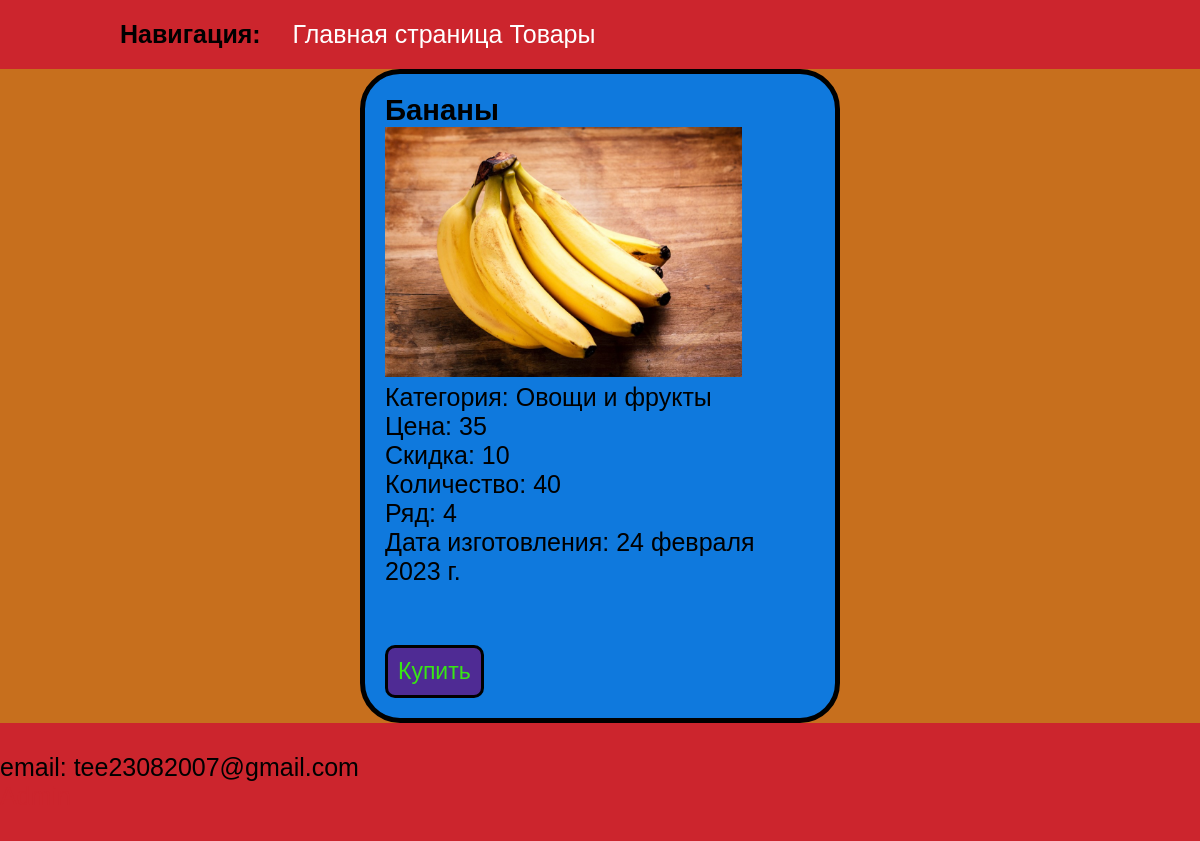
Page /products/10/ on the committed database.
### core/models.py (models this page shows, shortened)
class Product(models.Model):
    name = models.CharField(max_length=50, null=True, unique=True, verbose_name='Наименование')
    category = models.ForeignKey(
        'Category',
        on_delete=models.SET_NULL,
        null=True,
        verbose_name='Категория'
    )
    cash = models.IntegerField(null=False, verbose_name='Цена')
    row = models.IntegerField(null=False, verbose_name='Ряд')
    sale = models.IntegerField(null=True, verbose_name='Скидка')
    cnt = models.IntegerField(null=True, verbose_name='Количество', default=0)
    dater = models.DateField(null=False, verbose_name='Дата изготавления', default='2023-02-08')
    image = models.ImageField(upload_to='', default='static/images/placeholder.png')

class Category(models.Model):
    name = models.CharField(max_length=50, unique=True)
    image = models.ImageField(upload_to='categories/')
    def __str__(self):
        return self.name

### core/views.py (the view)
# urls.py: path('<int:id>/', product_view, name = 'product'),
def product_view(request: HttpResponse, id: int):
    product = get_product(id)
    if request.method == 'GET':
        if product.category is None:
            pass
        return render(request, 'core/product.html',{
            'title': product.name,
            'product': product
            })
    return HttpResponse(status = 204)

### core/views.py (called while the page is built)
def get_product(id: int):
    try:
        return Product.objects.get(pk=id)
    except Product.DoesNotExist:
        raise Http404

### core/templates/core/product.html (shortened to what this page needs)
{% extends 'core/base_layout.html' %}
{% load static %}
{% block meta %}
    <link rel="stylesheet" href="{% static 'styles/products.css' %}">
    <link rel="stylesheet" href="{% static 'styles/adapt.css' %}">
{% endblock %}
{% block content %}
<article class="product">
    <h3>{{ product.name }}</h3>
    <div>
        <img
        class="imgp"
        {% if product.category is None %}
            src="{% static 'images/placeholder.png' %}"
        {% else %}
            src="{{product.image.url}}"
        {% endif %}
        alt="Изображение"
        >
    </div>
    <p>Категория: {{ product.category }}</p>
    <p>Цена: {{ product.cash }}</p>
    <p>Скидка: {{ product.sale }}</p>
    <p>Количество: {{ product.cnt }}</p>
    <p>Ряд: {{ product.row }}</p>
    <p>Дата изготовления: {{ product.dater }}</p>
    <br>
    {% if product.cnt != 0 %}
        <a class="product_link" href="{% url 'make_order' product_id=product.id %}">Купить</a>
    {% else %}
        <p><strong>Товар закончился</strong></p>
    {% endif %}
</article>
{% endblock %}

### core/static/styles/layout.css (style rules this page uses)
* { margin: 0; padding: 0; }
html, body { font-size: 25px; font-family: sans-serif; }

### core/static/styles/products.css (style rules this page uses)
.product_link { text-decoration: none; color: rgb(56, 230, 21); }
.product { border: solid black 5px; border-radius: 40px; padding: 20px; background-color: rgb(15, 121, 221); }
.product_link { margin-top: 30px; background-color: rgb(79, 43, 148); display: inline-block; padding: 10px; border: solid black; border-radius: 10px; font-size: 23px; }
.imgp { height: 250px; }

### rows in the picture
Product: name "Бананы", image (picture), category "Овощи и фрукты", cash "35", sale "10", cnt "40", row "4", dater "24 февраля 2023 г."
